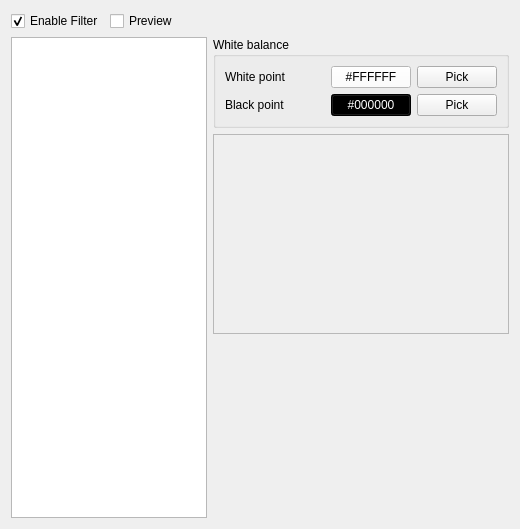
<?xml version="1.0" encoding="UTF-8"?>
<ui version="4.0">
 <comment>Copyright (C) 2012-2014 Robert Chéramy (robert@cheramy.net)

This file is part of YASW (Yet Another Scan Wizard).

YASW is free software: you can redistribute it and/or modify
it under the terms of the GNU General Public License as published by
the Free Software Foundation, either version 3 of the License, or
(at your option) any later version.

YASW is distributed in the hope that it will be useful,
but WITHOUT ANY WARRANTY; without even the implied warranty of
MERCHANTABILITY or FITNESS FOR A PARTICULAR PURPOSE.  See the
GNU General Public License for more details.

You should have received a copy of the GNU General Public License
along with YASW.  If not, see http://www.gnu.org/licenses/.
</comment>
 <class>ColorCorrectionWidget</class>
 <widget class="QWidget" name="ColorCorrectionWidget">
  <property name="geometry">
   <rect>
    <x>0</x>
    <y>0</y>
    <width>520</width>
    <height>529</height>
   </rect>
  </property>
  <property name="windowTitle">
   <string>Form</string>
  </property>
  <layout class="QGridLayout" name="gridLayout_2">
   <item row="0" column="0" colspan="2">
    <layout class="QHBoxLayout" name="horizontalLayout">
     <item>
      <widget class="QCheckBox" name="enable">
       <property name="text">
        <string>Enable Filter</string>
       </property>
       <property name="checked">
        <bool>true</bool>
       </property>
      </widget>
     </item>
     <item>
      <widget class="QCheckBox" name="preview">
       <property name="text">
        <string>Preview</string>
       </property>
       <property name="checked">
        <bool>false</bool>
       </property>
      </widget>
     </item>
     <item>
      <spacer name="horizontalSpacer">
       <property name="orientation">
        <enum>Qt::Horizontal</enum>
       </property>
       <property name="sizeHint" stdset="0">
        <size>
         <width>293</width>
         <height>20</height>
        </size>
       </property>
      </spacer>
     </item>
    </layout>
   </item>
   <item row="1" column="0" rowspan="3">
    <widget class="ColorCorrectionGraphicsView" name="view">
     <property name="sizePolicy">
      <sizepolicy hsizetype="Expanding" vsizetype="Expanding">
       <horstretch>1</horstretch>
       <verstretch>0</verstretch>
      </sizepolicy>
     </property>
    </widget>
   </item>
   <item row="1" column="1">
    <widget class="QGroupBox" name="groupBox">
     <property name="sizePolicy">
      <sizepolicy hsizetype="Preferred" vsizetype="Preferred">
       <horstretch>0</horstretch>
       <verstretch>0</verstretch>
      </sizepolicy>
     </property>
     <property name="title">
      <string>White balance</string>
     </property>
     <layout class="QGridLayout" name="gridLayout">
      <item row="0" column="0">
       <widget class="QLabel" name="labelWhite">
        <property name="minimumSize">
         <size>
          <width>100</width>
          <height>0</height>
         </size>
        </property>
        <property name="maximumSize">
         <size>
          <width>100</width>
          <height>16777215</height>
         </size>
        </property>
        <property name="text">
         <string>White point</string>
        </property>
       </widget>
      </item>
      <item row="0" column="1">
       <widget class="QPushButton" name="whitepoint">
        <property name="styleSheet">
         <string notr="true">background-color: rgb(255, 255, 255);</string>
        </property>
        <property name="text">
         <string>#FFFFFF</string>
        </property>
       </widget>
      </item>
      <item row="0" column="2">
       <widget class="QPushButton" name="pickWhitepoint">
        <property name="text">
         <string>Pick</string>
        </property>
       </widget>
      </item>
      <item row="1" column="0">
       <widget class="QLabel" name="labelBlack">
        <property name="minimumSize">
         <size>
          <width>100</width>
          <height>0</height>
         </size>
        </property>
        <property name="maximumSize">
         <size>
          <width>100</width>
          <height>16777215</height>
         </size>
        </property>
        <property name="text">
         <string>Black point</string>
        </property>
       </widget>
      </item>
      <item row="1" column="1">
       <widget class="QPushButton" name="blackpoint">
        <property name="styleSheet">
         <string notr="true">background-color: rgb(0, 0, 0);
color: rgb(255, 255, 255);</string>
        </property>
        <property name="text">
         <string>#000000</string>
        </property>
       </widget>
      </item>
      <item row="1" column="2">
       <widget class="QPushButton" name="pickBlackpoint">
        <property name="text">
         <string>Pick</string>
        </property>
       </widget>
      </item>
     </layout>
    </widget>
   </item>
   <item row="2" column="1">
    <widget class="QLabel" name="previewImage">
     <property name="sizePolicy">
      <sizepolicy hsizetype="Expanding" vsizetype="Expanding">
       <horstretch>0</horstretch>
       <verstretch>0</verstretch>
      </sizepolicy>
     </property>
     <property name="minimumSize">
      <size>
       <width>200</width>
       <height>200</height>
      </size>
     </property>
     <property name="maximumSize">
      <size>
       <width>300</width>
       <height>1000</height>
      </size>
     </property>
     <property name="frameShape">
      <enum>QFrame::StyledPanel</enum>
     </property>
     <property name="text">
      <string/>
     </property>
     <property name="alignment">
      <set>Qt::AlignCenter</set>
     </property>
     <property name="textInteractionFlags">
      <set>Qt::NoTextInteraction</set>
     </property>
    </widget>
   </item>
   <item row="3" column="1">
    <spacer name="verticalSpacer">
     <property name="orientation">
      <enum>Qt::Vertical</enum>
     </property>
     <property name="sizeHint" stdset="0">
      <size>
       <width>20</width>
       <height>302</height>
      </size>
     </property>
    </spacer>
   </item>
  </layout>
  <zorder>groupBox</zorder>
  <zorder>previewImage</zorder>
  <zorder>previewImage</zorder>
  <zorder>horizontalScrollBar</zorder>
  <zorder>verticalScrollBar</zorder>
 </widget>
 <customwidgets>
  <customwidget>
   <class>ColorCorrectionGraphicsView</class>
   <extends>QGraphicsView</extends>
   <header>colorcorrectiongraphicsview.h</header>
  </customwidget>
 </customwidgets>
 <resources/>
 <connections/>
</ui>
